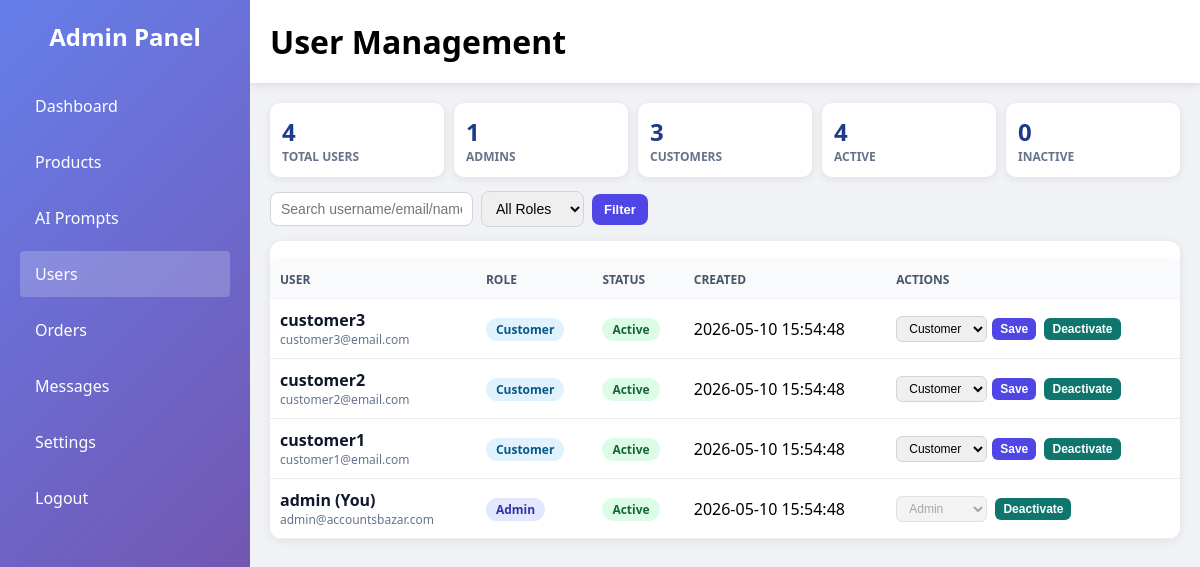
Page /admin/user.php (signed in) on the committed database.
### tables this page shows
CREATE TABLE IF NOT EXISTS users (
    id INT AUTO_INCREMENT PRIMARY KEY,
    username VARCHAR(100) UNIQUE NOT NULL,
    email VARCHAR(255) UNIQUE NOT NULL,
    password VARCHAR(255) NOT NULL,
    first_name VARCHAR(100),
    last_name VARCHAR(100),
    phone VARCHAR(20),
    address VARCHAR(255),
    city VARCHAR(100),
    country VARCHAR(100),
    postal_code VARCHAR(20),
    user_type ENUM('customer', 'admin') DEFAULT 'customer',
    is_active TINYINT(1) DEFAULT 1,
    created_at TIMESTAMP DEFAULT CURRENT_TIMESTAMP,
    updated_at TIMESTAMP DEFAULT CURRENT_TIMESTAMP ON UPDATE CURRENT_TIMESTAMP,
    INDEX idx_email (email),
    INDEX idx_username (username)
);

### admin/user.php (the view, shortened to what this page needs)
<?php
require_once '../products/includes/db.php';
$db = new Database();
$conn = $db->getConnection();
$currentAdminId = (int) ($_SESSION['user_id'] ?? 0);
$stats = ['total' => 0, 'admins' => 0, 'customers' => 0, 'active' => 0, 'inactive' => 0];
$sr = $conn->query("SELECT
    COUNT(*) AS total,
    SUM(user_type='admin') AS admins,
    SUM(user_type='customer') AS customers,
    SUM(is_active=1) AS active,
    SUM(is_active=0) AS inactive
    FROM users");
if ($sr && $row = $sr->fetch_assoc()) {
    $stats = [
        'total' => (int) ($row['total'] ?? 0),
        'admins' => (int) ($row['admins'] ?? 0),
        'customers' => (int) ($row['customers'] ?? 0),
        'active' => (int) ($row['active'] ?? 0),
        'inactive' => (int) ($row['inactive'] ?? 0),
    ];
}
$search = trim((string) ($_GET['q'] ?? ''));
$page = max(1, (int) ($_GET['page'] ?? 1));
$perPage = 20;
$offset = ($page - 1) * $perPage;
$where = '1';
$params = [];
$types = '';
$listStmt = $conn->prepare("SELECT id, username, email, first_name, last_name, user_type, is_active, created_at FROM users WHERE $where ORDER BY id DESC LIMIT ? OFFSET ?");
$listTypes = $types . 'ii';
$listParams = array_merge($params, [$perPage, $offset]);
$listStmt->bind_param($listTypes, ...$listParams);
$listStmt->execute();
$result = $listStmt->get_result();
$users = [];
while ($row = $result->fetch_assoc()) {
    $users[] = $row;
}
?>
<!DOCTYPE html>
<html lang="en">
<head>
    <link rel="stylesheet" href="css/admin.css">
</head>
<body>
<div class="admin-container">
    <nav class="admin-sidebar" id="admin-sidebar">
        <div class="admin-logo">
            <h2>Admin Panel</h2>
        </div>
        <ul class="menu">
            <li><a href="index.php">Dashboard</a></li>
            <li><a href="products.php">Products</a></li>
            <li><a href="ai-prompts.php">AI Prompts</a></li>
            <li><a href="user.php" class="active">Users</a></li>
            <li><a href="orders.php">Orders</a></li>
            <li><a href="support-messages.php">Messages</a></li>
            <li><a href="settings.php">Settings</a></li>
            <li><a href="logout.php">Logout</a></li>
        </ul>
    </nav>
    <div class="admin-main">
        <header class="admin-header">
            <h1>User Management</h1>
        </header>
        <main class="admin-content user-wrap">
            <div class="summary-grid">
                <div class="summary-card"><div class="num"><?php echo $stats['total']; ?></div><div class="lbl">Total Users</div></div>
                <div class="summary-card"><div class="num"><?php echo $stats['admins']; ?></div><div class="lbl">Admins</div></div>
                <div class="summary-card"><div class="num"><?php echo $stats['customers']; ?></div><div class="lbl">Customers</div></div>
                <div class="summary-card"><div class="num"><?php echo $stats['active']; ?></div><div class="lbl">Active</div></div>
                <div class="summary-card"><div class="num"><?php echo $stats['inactive']; ?></div><div class="lbl">Inactive</div></div>
            </div>
            <form class="filters" method="GET" action="user.php">
                <input type="text" name="q" placeholder="Search username/email/name" value="<?php echo htmlspecialchars($search); ?>">
                <select name="role">
                    <option value="">All Roles</option>
                </select>
                <button type="submit">Filter</button>
            </form>
            <div class="table-wrap">
                <table class="user-table">
                    <thead>
                        <tr>
                            <th>User</th>
                            <th>Role</th>
                            <th>Status</th>
                            <th>Created</th>
                            <th>Actions</th>
                        </tr>
                    </thead>
                    <tbody>
                    <?php if (empty($users)): ?>
                        <tr><td colspan="5" style="text-align:center;color:#64748b;">No users found.</td></tr>
                    <?php else: ?>
                        <?php foreach ($users as $u): ?>
                            <?php $uid = (int) $u['id']; $isSelf = ($uid === $currentAdminId); ?>
                            <tr>
                                <td>
                                    <div class="user-name"><?php echo htmlspecialchars((string) $u['username']); ?><?php if ($isSelf): ?> (You)<?php endif; ?></div>
                                    <div class="user-meta"><?php echo htmlspecialchars((string) $u['email']); ?></div>
                                </td>
                                <td>
                                    <?php if ((string) $u['user_type'] === 'admin'): ?>
                                        <span class="badge role-admin">Admin</span>
                                    <?php else: ?>
                                        <span class="badge role-customer">Customer</span>
                                    <?php endif; ?>
                                </td>
                                <td>
                                    <?php if ((int) $u['is_active'] === 1): ?>
                                        <span class="badge status-active">Active</span>
                                    <?php else: ?>
                                        <span class="badge status-inactive">Inactive</span>
                                    <?php endif; ?>
                                </td>
                                <td><?php echo htmlspecialchars((string) $u['created_at']); ?></td>
                                <td>
                                    <form method="POST" class="action-form">
                                        <select name="user_type" <?php if ($isSelf): ?>disabled<?php endif; ?>>
                                            <option value="customer" <?php if ((string) $u['user_type'] === 'customer') echo 'selected'; ?>>Customer</option>
                                            <option value="admin" <?php if ((string) $u['user_type'] === 'admin') echo 'selected'; ?>>Admin</option>
                                        </select>
                                        <?php if (!$isSelf): ?>
                                            <button type="submit" class="btn-role">Save</button>
                                        <?php endif; ?>
                                    </form>
                                    <form method="POST" class="action-form">
                                        <button type="submit" class="btn-status" <?php if ($isSelf): ?>disabled<?php endif; ?>>
                                            <?php echo ((int) $u['is_active'] === 1) ? 'Deactivate' : 'Activate'; ?>
                                        </button>
                                    </form>
                                </td>
                            </tr>
                        <?php endforeach; ?>
                    <?php endif; ?>
                    </tbody>
                </table>
            </div>
        </main>
    </div>
</div>
</body>
</html>

### admin/css/admin.css (style rules this page uses)
* { margin: 0; padding: 0; box-sizing: border-box; }
body { font-family: 'Segoe UI', Tahoma, Geneva, Verdana, sans-serif; background-color: #f0f2f5; }
.admin-container { display: flex; height: 100vh; position: relative; }
.admin-sidebar { width: 250px; background: linear-gradient(135deg, #667eea 0%, #764ba2 100%); color: white; padding: 20px; overflow-y: auto; }
.admin-logo h2 { margin-bottom: 30px; text-align: center; font-size: 24px; }
.menu { list-style: none; }
.menu li { margin-bottom: 10px; }
.menu a { color: white; text-decoration: none; display: block; padding: 12px 15px; border-radius: 4px; transition: background-color 0.3s ease; }
.menu a:hover, .menu a.active { background-color: rgba(255, 255, 255, 0.2); }
.admin-main { flex: 1; display: flex; flex-direction: column; overflow: hidden; }
.admin-header { background: white; padding: 20px; box-shadow: 0 2px 8px rgba(0,0,0,0.1); display: flex; justify-content: space-between; align-items: center; }
.admin-content { flex: 1; padding: 20px; overflow-y: auto; }
table { width: 100%; border-collapse: collapse; background: white; margin-top: 20px; border-radius: 8px; overflow: hidden; box-shadow: 0 2px 8px rgba(0,0,0,0.1); }
th { background-color: #667eea; color: white; padding: 15px; text-align: left; }
td { padding: 12px 15px; border-bottom: 1px solid #eee; }

### admin/user.php (style rules this page uses)
.user-wrap { padding: 20px; }
.summary-grid { display: grid; grid-template-columns: repeat(auto-fit, minmax(160px, 1fr)); gap: 10px; margin-bottom: 14px; }
.summary-card { background: #fff; border-radius: 10px; box-shadow: 0 2px 8px rgba(0,0,0,0.08); padding: 12px; }
.summary-card .num { font-size: 24px; font-weight: 900; color: #1e3a8a; }
.summary-card .lbl { font-size: 12px; color: #64748b; text-transform: uppercase; font-weight: 700; }
.filters { display: flex; flex-wrap: wrap; gap: 8px; margin-bottom: 14px; align-items: center; }
.filters input, .filters select { border: 1px solid #d1d5db; border-radius: 8px; padding: 8px 10px; font-size: 14px; }
.filters button, .filters a { border: none; border-radius: 8px; padding: 8px 12px; font-size: 13px; font-weight: 700; text-decoration: none; cursor: pointer; }
.filters button { background: #4f46e5; color: #fff; }
.table-wrap { overflow-x: auto; background: #fff; border-radius: 12px; box-shadow: 0 2px 10px rgba(0,0,0,0.08); }
.user-table { width: 100%; min-width: 840px; border-collapse: collapse; }
.user-table th { background: #f8fafc; color: #475569; font-size: 12px; text-transform: uppercase; padding: 10px; text-align: left; }
.user-table td { padding: 10px; border-top: 1px solid #f1f5f9; vertical-align: middle; }
.user-name { font-weight: 700; color: #0f172a; }
.user-meta { font-size: 12px; color: #64748b; }
.badge { display: inline-block; border-radius: 999px; padding: 3px 10px; font-size: 12px; font-weight: 700; }
.role-admin { background: #e0e7ff; color: #3730a3; }
.role-customer { background: #e0f2fe; color: #075985; }
.status-active { background: #dcfce7; color: #166534; }
.action-form { display: inline-flex; gap: 5px; align-items: center; margin: 2px 4px 2px 0; }
.action-form select, .action-form button { padding: 4px 8px; border-radius: 6px; border: 1px solid #d1d5db; font-size: 12px; }
.action-form button { border: none; color: #fff; font-weight: 700; cursor: pointer; }
.btn-role { background: #4f46e5; }
.btn-status { background: #0f766e; }

### rows in the picture
users: username "customer3", email "customer3@email.com", shows "Customer", is_active "Active", created_at "2026-05-10 15:54:48", user_type "Customer", shows "Save"
users: username "customer2", email "customer2@email.com", shows "Customer", is_active "Active", created_at "2026-05-10 15:54:48", user_type "Customer", shows "Save"
users: username "customer1", email "customer1@email.com", shows "Customer", is_active "Active", created_at "2026-05-10 15:54:48", user_type "Customer", shows "Save"
users: username "admin", shows "(You)", email "admin@accountsbazar.com", shows "Admin", is_active "Active", created_at "2026-05-10 15:54:48", user_type "Admin"

### other values in the picture
$stats['total'] "4"
$stats['admins'] "1"
$stats['customers'] "3"
$stats['active'] "4"
$stats['inactive'] "0"
